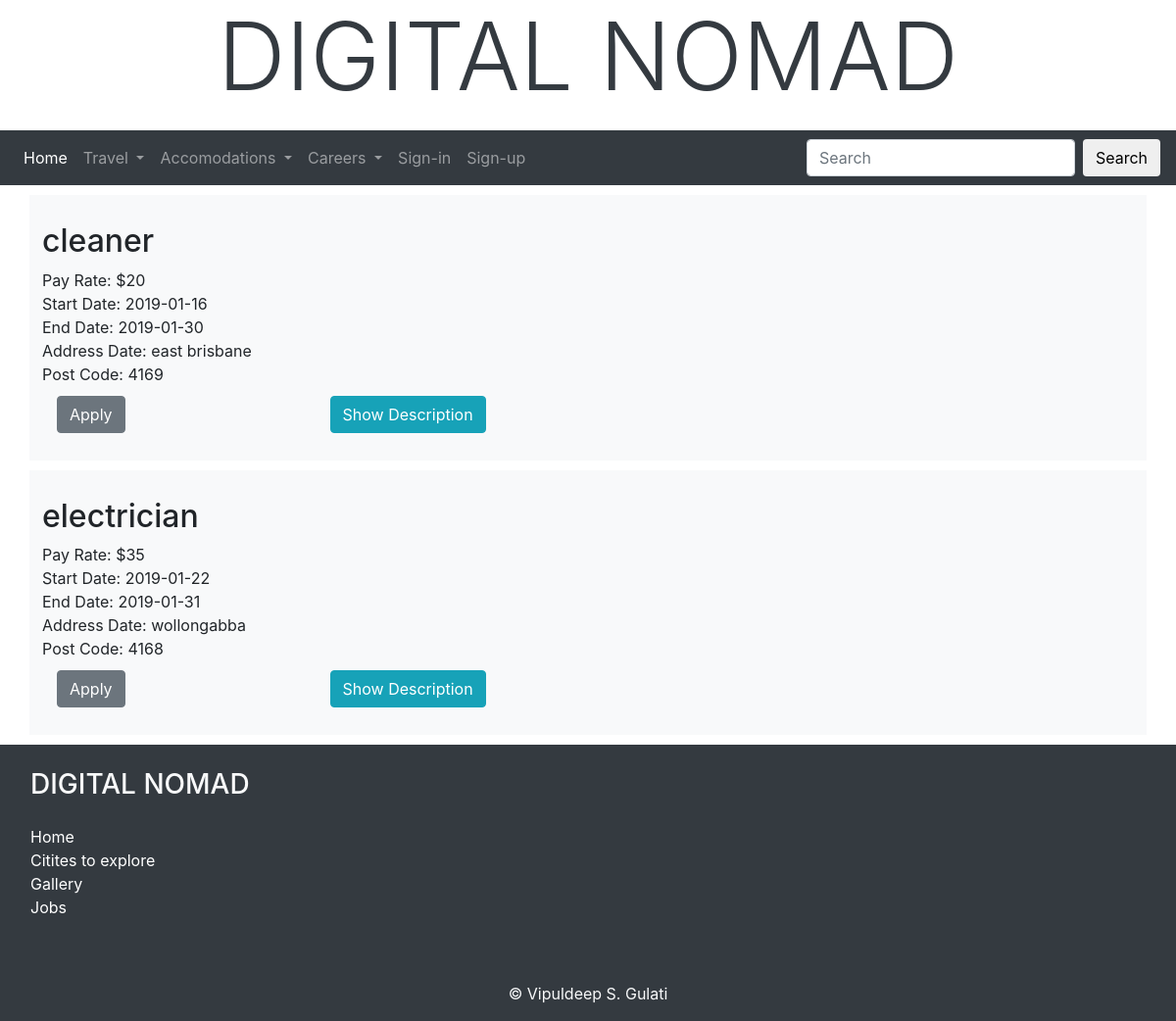
Page /jobs.php?jt=job on the committed database.
### tables this page shows
CREATE TABLE `jobs` (
  `jid` int(11) NOT NULL,
  `jname` varchar(40) NOT NULL,
  `jdescription` varchar(500) NOT NULL,
  `jtype` varchar(50) NOT NULL,
  `payrate` decimal(10,0) NOT NULL,
  `startdate` date NOT NULL,
  `enddate` date NOT NULL,
  `address` varchar(100) NOT NULL,
  `postcode` varchar(4) NOT NULL
);

### jobs.php (the view, shortened to what this page needs)
<?php
$jtype = $_GET["jt"];
?>
<!DOCTYPE html>
<html lang="en">
<head>
    <link rel="stylesheet" href="https://maxcdn.bootstrapcdn.com/bootstrap/4.1.3/css/bootstrap.min.css">
    <link rel="stylesheet" href="css/footer.css">
    <link rel="stylesheet" href="css/buttons.css">
</head>
<body onLoad="run_first()">
<?php include("include/banner.inc") ?>
<?php include("include/nav.inc") ?>
	<?php
		$conn  = db_connect();
		$sql = "SELECT * FROM jobs where jtype='$jtype';";
		$result = $conn -> query($sql);
		?>
		<form action="Apply.php" method="POST">
		<?php
		while ($row = $result -> fetch_assoc())
					{
		?>
   <div class="container bg-light py-2 px-2" style="margin-top: 10px; margin-bottom: 10px;">
   <div style="margin: 20px;">
   <div class="row">
   <h2><?php echo $row["jname"]; ?></h2>
   </div>
   <div class="row">
   Pay Rate: $<?php echo $row["payrate"] ?>
   </div>
   <div class = "row">
   Start Date: <?php echo $row["startdate"] ?>
   </div>
   <div class = "row">
   End Date: <?php echo $row["enddate"] ?>
   </div>
   <div class = "row">
   Address Date: <?php echo $row["address"] ?>
   </div>
   <div class = "row">
   Post Code: <?php echo $row["postcode"] ?>
   </div>
    <div class="row" style="margin-top: 10px;">
	<div class = "col">
   <button type="submit" name="jid" class="btn btn-secondary" data-toggle="collapse" value="<?php echo $row["jid"]; ?>">Apply</button>
</div>
<div class = "col-9">
   <button type="button" class="btn btn-info" data-toggle="collapse" data-target="#demo<?php echo $row["jid"]; ?>">Show Description</button>
</div>
</div></div></div>
					<?php } ?>
<form>
<?php include("include/footer.inc") ?>
	</body>
	</html>

### rows in the picture
jobs: jname "cleaner", payrate "20", startdate "2019-01-16", enddate "2019-01-30", address "east brisbane", postcode "4169", $row["jid"] 2 (drawn)
jobs: jname "electrician", payrate "35", startdate "2019-01-22", enddate "2019-01-31", address "wollongabba", postcode "4168", $row["jid"] 3 (drawn)
